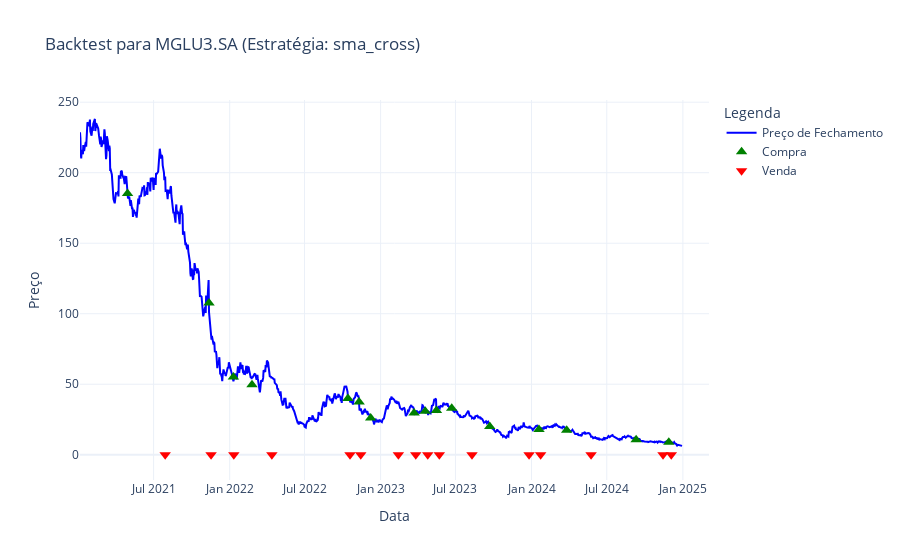

The cell this chart's notebook holds for it:
### Code cell
prices_df = data['prices']
trades_df = data['trades']

# Cria a figura
fig = go.Figure()

# 1. Adiciona a linha de preço de fechamento
fig.add_trace(go.Scatter(
    x=prices_df.index,
    y=prices_df['close'],
    mode='lines',
    name='Preço de Fechamento',
    line=dict(color='blue')
))

# 2. Adiciona os marcadores de COMPRA
fig.add_trace(go.Scatter(
    x=trades_df['date_entry'],
    y=trades_df['price_entry'],
    mode='markers',
    name='Compra',
    marker=dict(color='green', symbol='triangle-up', size=10)
))

# 3. Adiciona os marcadores de VENDA
fig.add_trace(go.Scatter(
    x=trades_df['date_exit'],
    y=trades_df['price_exit'],
    mode='markers',
    name='Venda',
    marker=dict(color='red', symbol='triangle-down', size=10)
))

# Configura o layout
fig.update_layout(
    title=f"Backtest para {data['info']['ticker']} (Estratégia: {data['info']['strategy_type']})",
    xaxis_title='Data',
    yaxis_title='Preço',
    legend_title='Legenda',
    template='plotly_white'
)

fig.show()

### Figure 1 — Plotly figure (JSON) as saved in the notebook; plotly's stock layout.template omitted (floating-point values rounded to 4 significant figures; data arrays with more than 128 entries replaced by an {"elided": "..."} marker saying what was removed)
{"data": [{"line": {"color": "blue"}, "mode": "lines", "name": "Preço de Fechamento", "type": "scatter", "x": {"elided": "996 str values"}, "y": {"elided": "996 float values"}}, {"marker": {"color": "green", "size": 10, "symbol": "triangle-up"}, "mode": "markers", "name": "Compra", "type": "scatter", "x": ["2021-04-29", "2021-11-12", "2022-01-10", "2022-02-24", "2022-10-14", "2022-11-10", "2022-12-08", "2023-03-23", "2023-04-19", "2023-05-16", "2023-06-22", "2023-09-22", "2024-01-19", "2024-03-26", "2024-09-10", "2024-11-28"], "y": [185.3, 107.5, 55.07, 49.57, 39.87, 37.43, 26.02, 29.56, 30.89, 31.33, 32.98, 20.11, 17.94, 17.36, 10.68, 8.78]}, {"marker": {"color": "red", "size": 10, "symbol": "triangle-down"}, "mode": "markers", "name": "Venda", "type": "scatter", "x": ["2021-07-29", "2021-11-17", "2022-01-11", "2022-04-13", "2022-10-19", "2022-11-14", "2023-02-13", "2023-03-27", "2023-04-25", "2023-05-23", "2023-08-10", "2023-12-26", "2024-01-23", "2024-05-24", "2024-11-14", "2024-12-04"], "y": [0.0, 0.0, 0.0, 0.0, 0.0, 0.0, 0.0, 0.0, 0.0, 0.0, 0.0, 0.0, 0.0, 0.0, 0.0, 0.0]}], "layout": {"legend": {"title": {"text": "Legenda"}}, "title": {"text": "Backtest para MGLU3.SA (Estratégia: sma_cross)"}, "xaxis": {"title": {"text": "Data"}}, "yaxis": {"title": {"text": "Preço"}}}}
